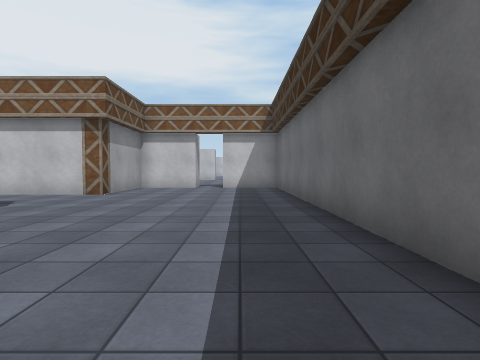
[1] (above)

19 first-person views from a walk through a 3-D level made in the Unity game engine. The camera is 1.3 m above the floor, tilts 2° down and sees 80° across. The floor is counted in squares, 2 m on a side. Each view is taken from the middle of a square. On the plan, view 1 faces up. The plan holds only what a view shows up to about 9 squares ahead; the rest is blank. The place goes on beyond the plan. The player character is not drawn. Some surface patterns are stand-ins.

[2]
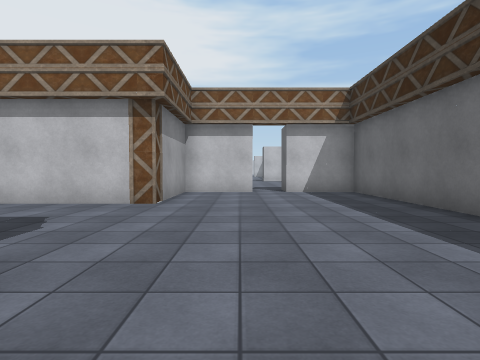

[3]
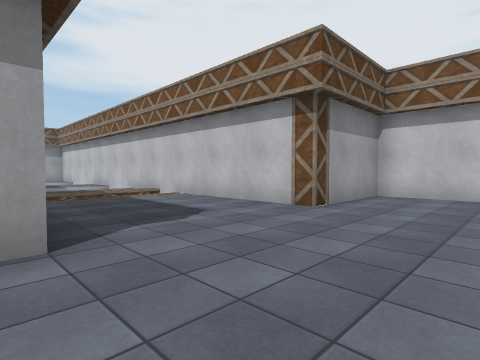

[4]
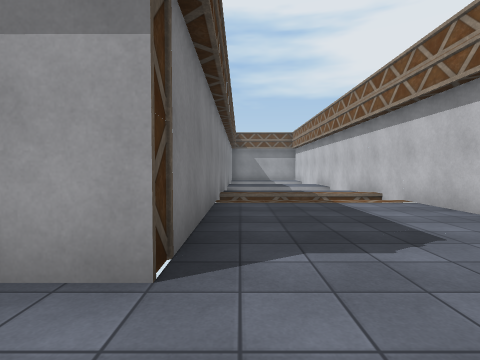

[5]
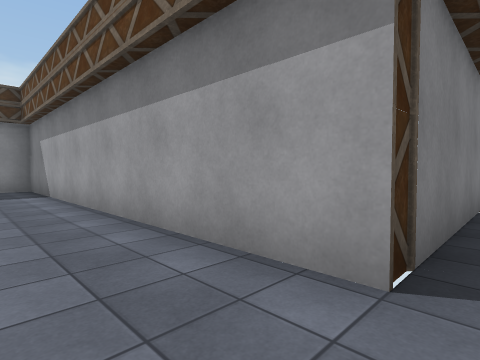

[6]
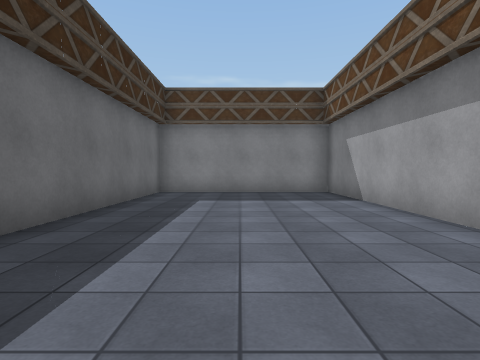

[7]
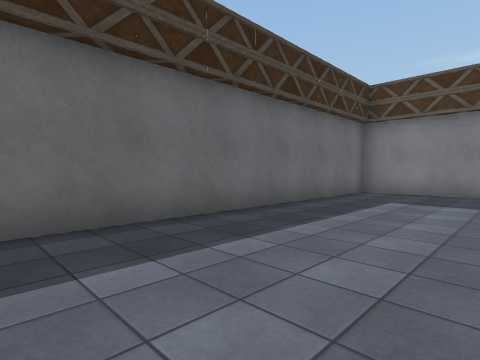

[8]
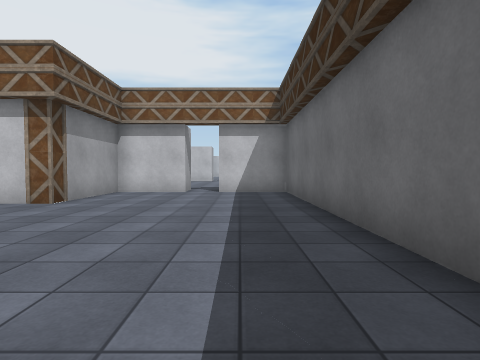

[9]
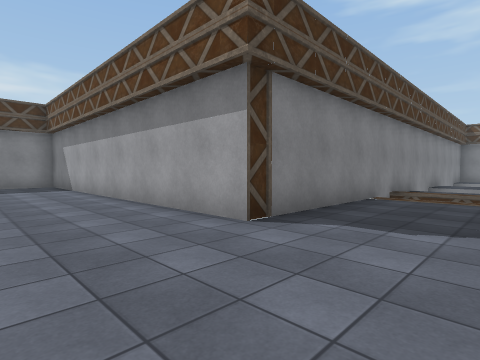

[10]
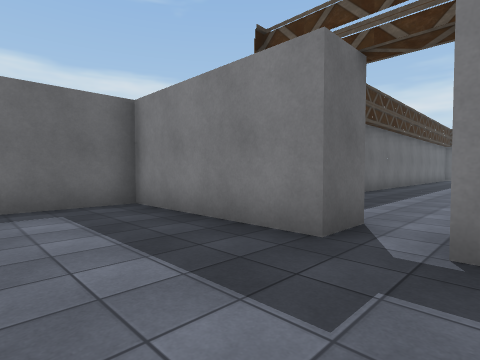

[11]
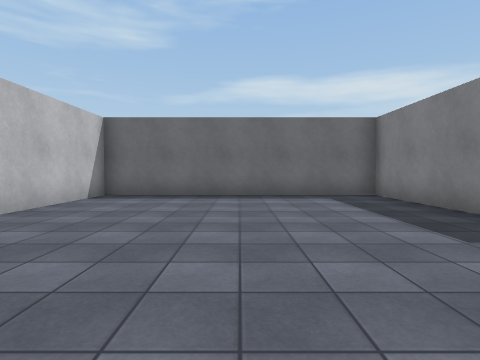

[12]
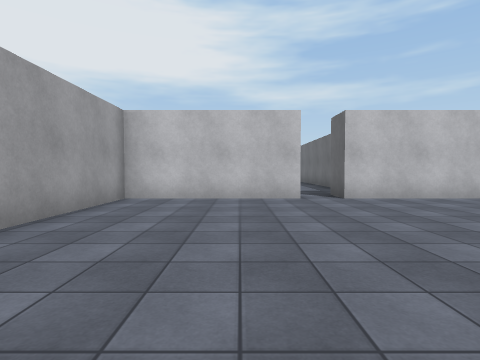

[13]
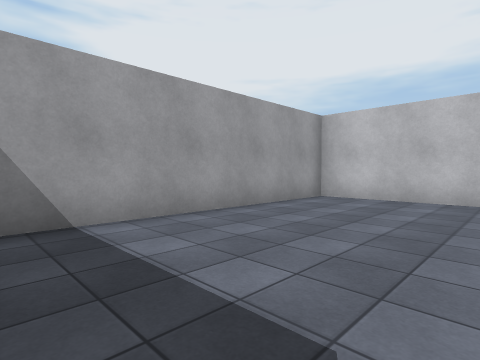

[14]
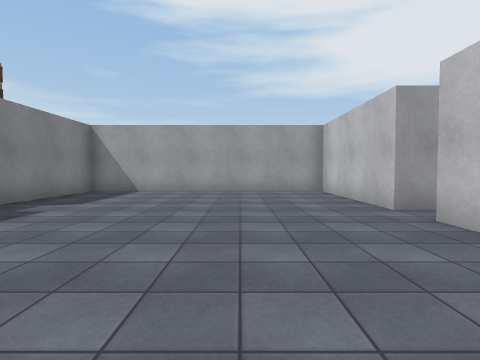

[15]
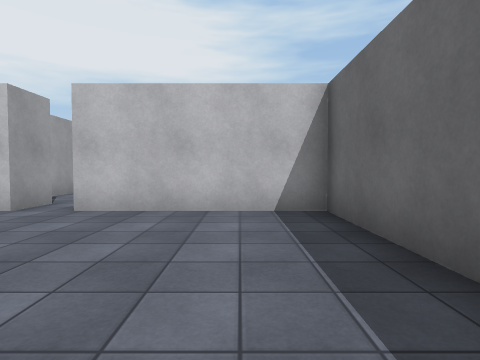

[16]
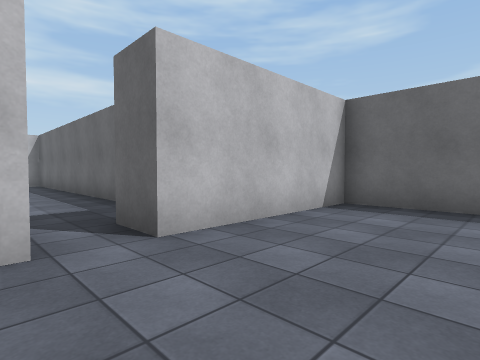

[17]
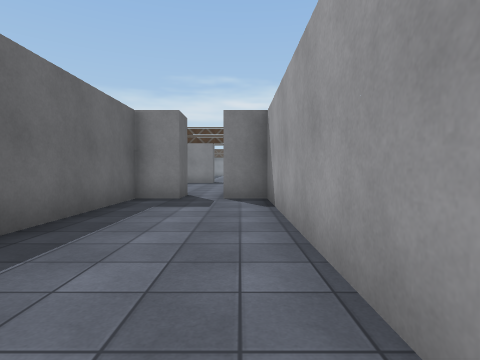

[18]
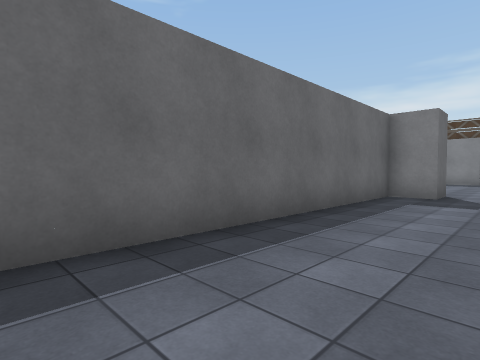

[19]
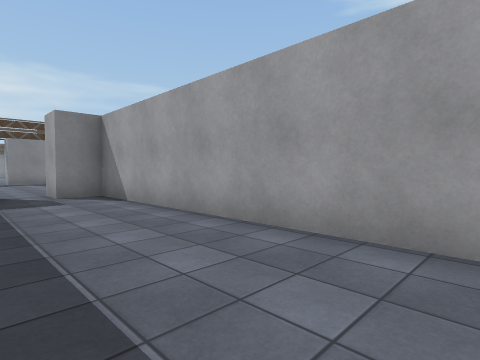

### Floor plan
Points are (right, up) in squares from view 1. A wall is a line through its corners. A room is listed if a view was taken in it or the views show most of it. See-through windows are left out.
Room 1 (views 1, 2, 3, 4, 5, 6, 7, 8, 9)
walls: (-3.6, 2.6) (-3.6, -6.5) (1.4, -6.5) (1.4, 10.5) (-0.6, 10.5); (-4.4, 7.5) (-11, 7.5); (-1.6, 10.5) (-3.6, 10.5) (-3.6, 8.4); (-11.2, 3.5) (-4.4, 3.5)
ways out: opening at (-1, 11) to room 2
objects: other object (-4, 3); other object (-4, 8)
Room 2 (views 10, 11, 12, 13, 14, 15, 16)
walls: (-1.6, 18.5) (-5.6, 18.5) (-5.6, 11.5) (-1.6, 11.5); (-1.6, 11) (-1.6, 10.5); (-0.6, 10.5) (-0.6, 11.5) (3.4, 11.5) (3.4, 18.5) (-0.6, 18.5)
ways out: opening at (-1, 11) to room 1; opening at (-1, 19) to room 3
Room 3 (views 17, 18, 19)
walls: (-2.6, 26.9) (-2.6, 19.5) (-1.6, 19.5) (-1.6, 18.5); (-0.6, 18.5) (-0.6, 19.5) (0.4, 19.5) (0.4, 26.9)
ways out: opening at (-1, 19) to room 2

Positions as (right, up) in squares from view 1, and headings:
1: (0, 0), facing up
2: (-2, 2), facing up
3: (-1, 3), facing up-left
4: (-2, 4), facing left
5: (-2, 4), facing down-left
6: (-1, 2), facing down
7: (-2, 2), facing down-right
8: (0, 2), facing up
9: (-1, 6), facing down-left
10: (-2, 14), facing down-right
11: (-4, 15), facing right
12: (-3, 12), facing up
13: (-2, 12), facing up-left
14: (3, 16), facing left
15: (2, 14), facing up
16: (-2, 16), facing up-right
17: (-2, 26), facing down
18: (-2, 27), facing down-right
19: (0, 27), facing down-left
